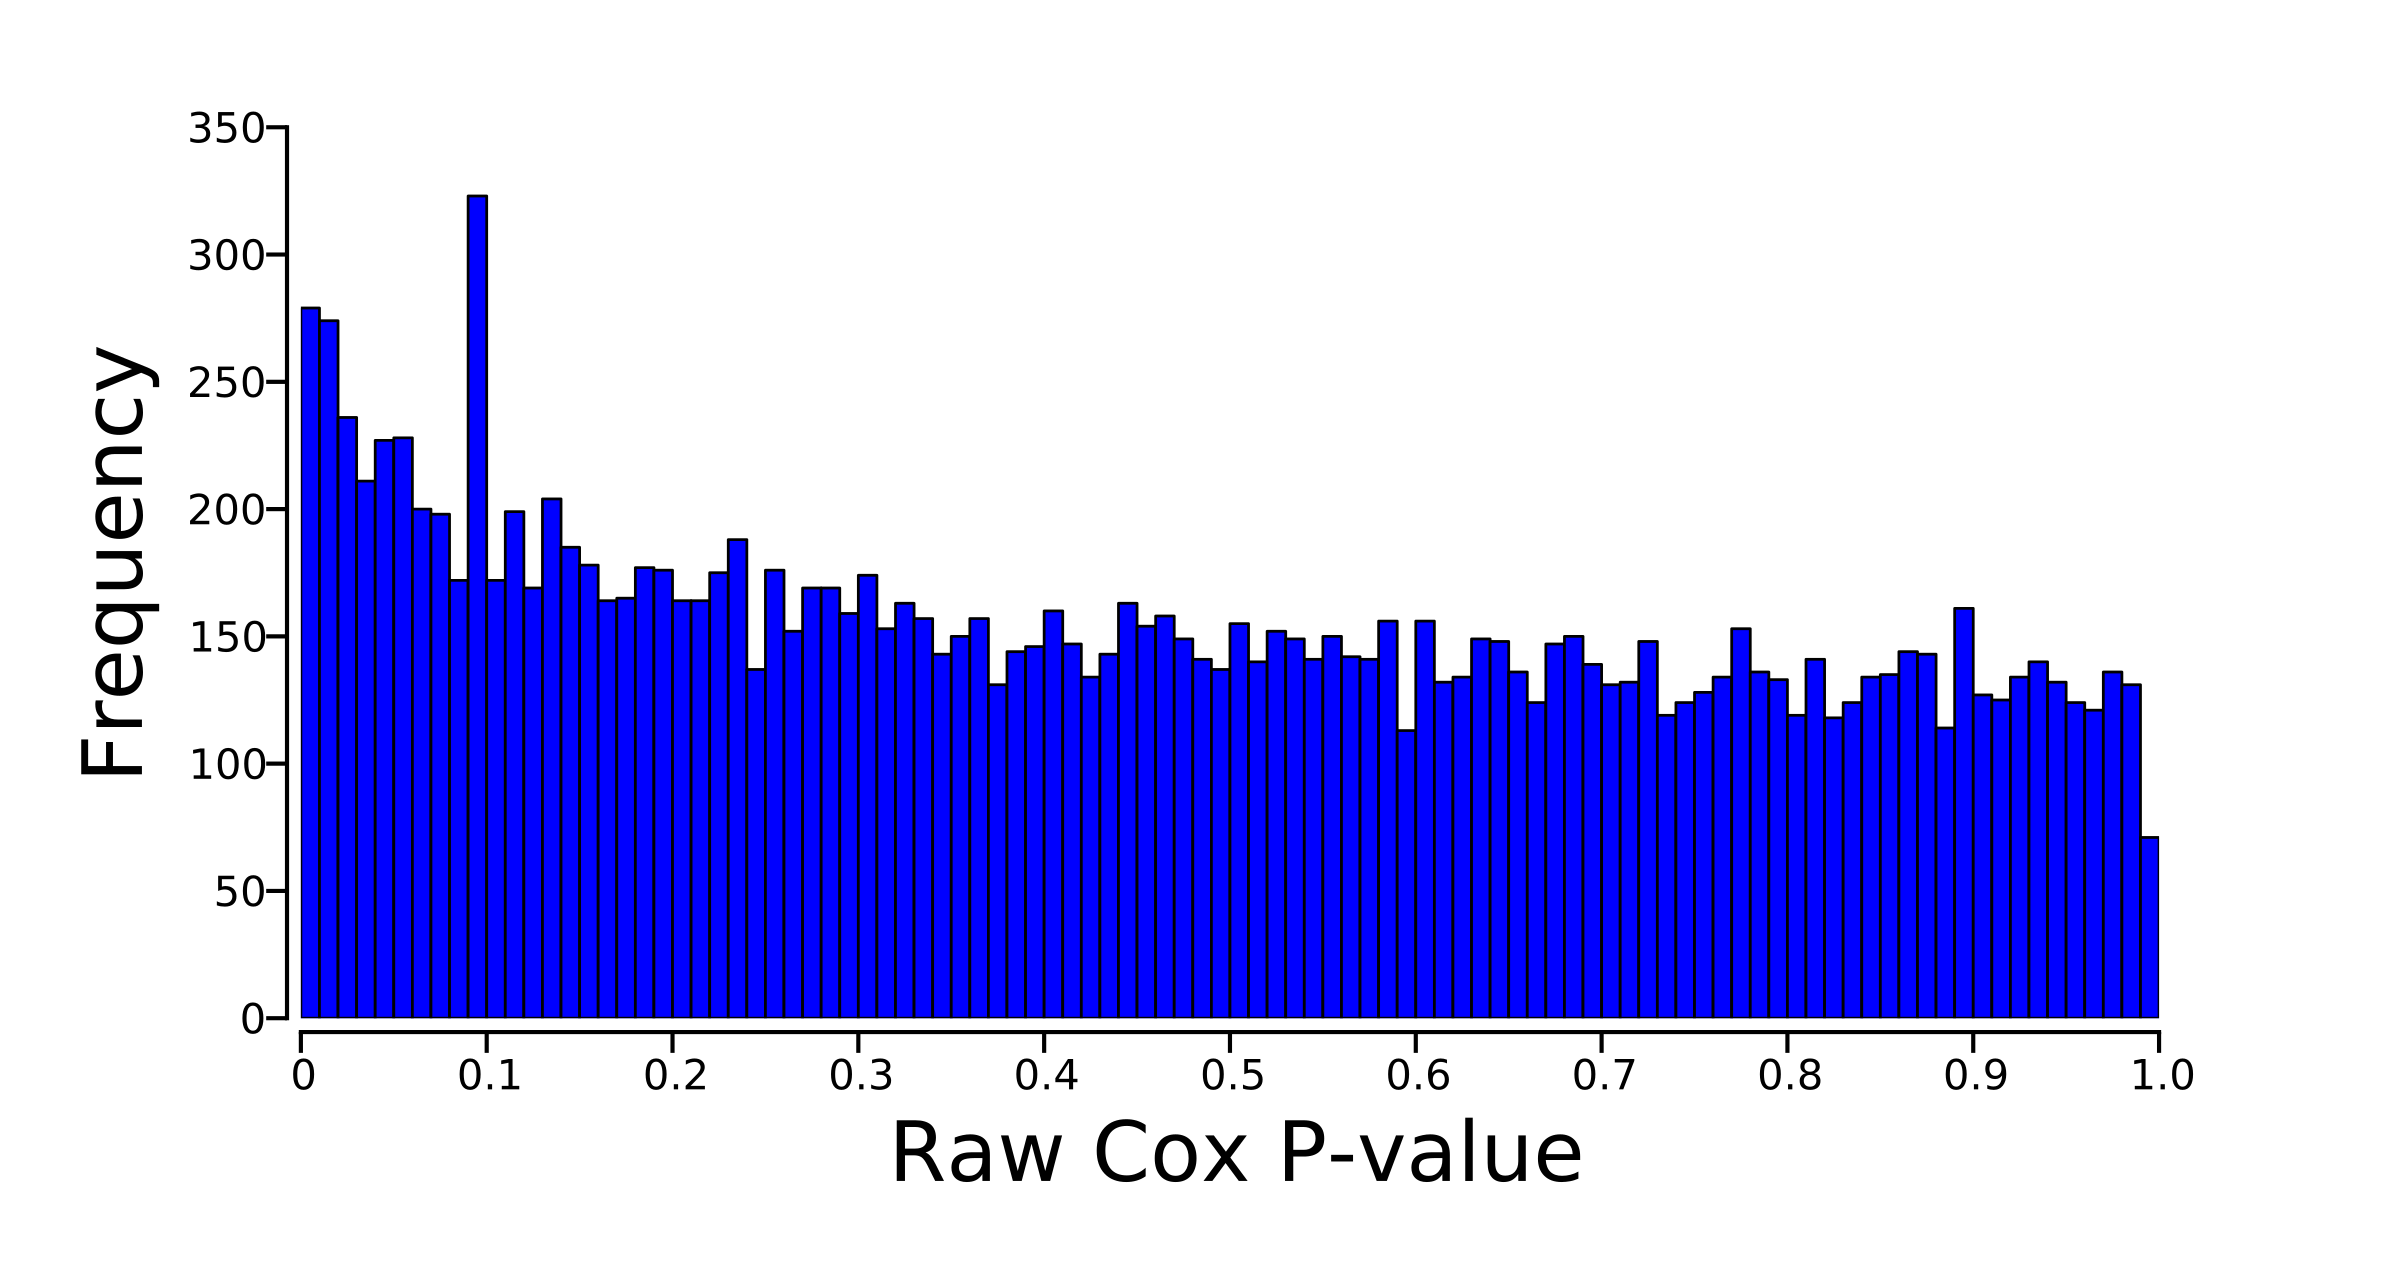

The script that drew this image:
##script for creating a histogram

## Load necessary modules
import pylab as plt
import numpy as np
import os
BASE_DIR = os.path.dirname(os.path.dirname(os.path.dirname(os.path.dirname(os.path.abspath(__file__)))))
f=open(os.path.join(BASE_DIR,'cox_regression','STAD','coeffs_normalized_pvalues_adjusted.txt'))
data=[i.strip().split() for i in f]
ids,coeffs,normalized,pvalues,adjusted=zip(*data)

pvalues=map(float,pvalues)

##decide how man bins, 100 is the maximum possible due to only having two sig figs
number=100.0

counts={}

##use a dictionary to populate the bins
for i in range(int(number)):
    for j in pvalues:
        if i/number<j<=(i+1)/number:
            counts[i]=counts.get(i,0)+1

##convert the dictionary to a list
mylist=zip(counts.keys(),counts.values())

##sort the list so that the bins are in order
mylist.sort()



##plot the data with pylab
fig = plt.figure()
ax = fig.add_subplot(111)
fig.subplots_adjust(bottom=.2)

ax.bar([i[0]/number for i in mylist],[i[1] for i in mylist],color='b',width=1/number,linewidth=2.0)
ax.set_xlim((0,1))

for item in ax.get_yticklabels():
        item.set_fontsize(30)

for item in ax.get_xticklabels():
        item.set_fontsize(30)

ax.tick_params(axis='x',length=15,width=3,direction='out',labelsize=30)
ax.tick_params(axis='y',length=15,width=3,direction='out',labelsize=30)
ax.spines['top'].set_visible(False)
ax.spines['right'].set_visible(False)
ax.spines['left'].set_linewidth(3)
ax.spines['bottom'].set_linewidth(3)
ax.spines['bottom'].set_position(['outward',10])
ax.spines['left'].set_position(['outward',10])
ax.xaxis.set_ticks_position('bottom')
ax.yaxis.set_ticks_position('left')
ax.set_xticks([i/10.0 for i in range(0,11)])
ax.set_xticklabels(['0']+[str(i/10.0) for i in range(1,11)])
ax.set_ylabel('Frequency',fontsize=60,labelpad=20)
ax.set_xlabel('Raw Cox P-value',fontsize=60,labelpad=20)
plt.show()
